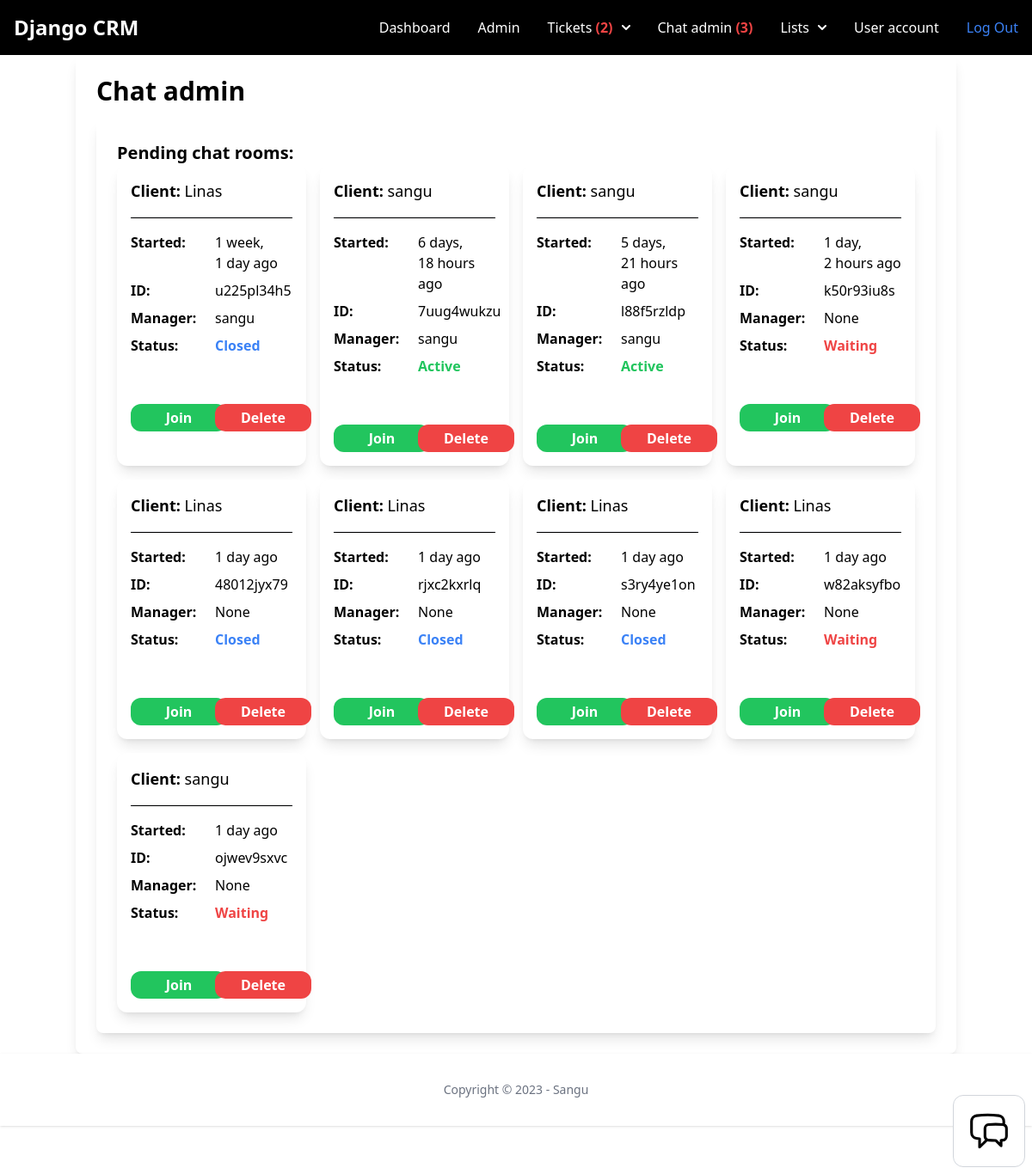
The page /chat-admin (signed in) on the database as committed earlier.
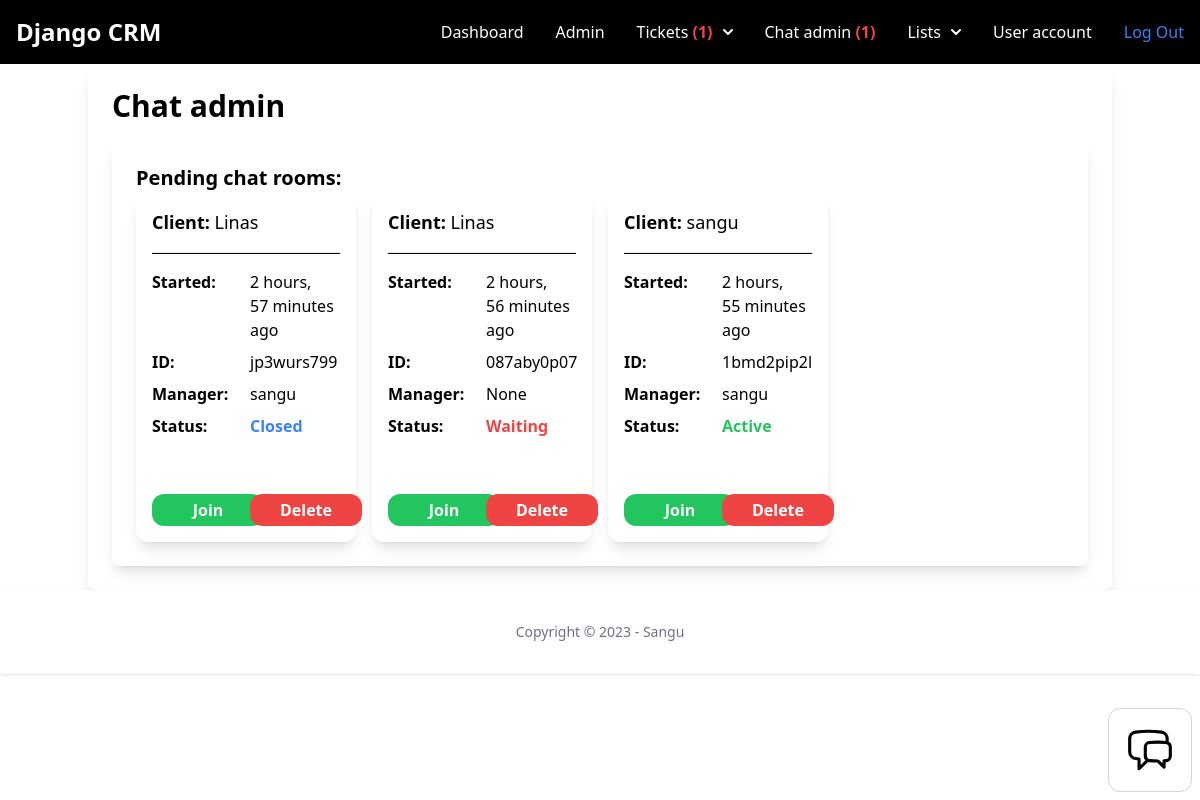
The same page on the database as committed later.
### chat/models.py (models this page shows, shortened)
class Room(models.Model):
    ACTIVE = 'active'
    WAITING = 'waiting'
    CLOSED = 'closed'
    CHOICES_STATUS = (
        (ACTIVE, 'Active'),
        (WAITING, 'Waiting'),
        (CLOSED, 'Closed'),
    )
    uuid = models.CharField(max_length=255)
    chat_user = models.CharField(max_length=255)
    agent = models.ForeignKey(User, related_name='rooms', blank=True, null=True, on_delete=models.SET_NULL)
    messages = models.ManyToManyField(Message, blank=True)
    url = models.CharField(max_length=255, blank=True, null=True)
    status = models.CharField(max_length=15, choices=CHOICES_STATUS, default=WAITING)
    created_at = models.DateTimeField(auto_now_add=True)
    class Meta:
        ordering = ('created_at',)

### user/models.py (models this page shows)
class User(AbstractUser):
    phone = models.TextField(blank=True, null=True)
    is_customer = models.BooleanField(default=True)
    is_manager = models.BooleanField(default=False)

### chat/views.py (the view)
# urls.py: path('chat-admin', views.chat_admin, name='admin'),
@login_required
def chat_admin(request):
    rooms = Room.objects.all()
    users = User.objects.all()
    return render(request, 'chat/admin.html', {
        'rooms': rooms,
        'users': users,
    })

### chat/context_processors.py (called while the page is built)
def chat_waiting(request):
    waiting_chat = Room.objects.filter(status='waiting')
    return {'waiting_chat': waiting_chat}

### team/context_processors.py (called while the page is built)
def active_team(request):
    if request.user.is_authenticated:
        if request.user.userprofile.active_team:
            active_team = request.user.userprofile.active_team
        else:
            active_team = Team.objects.filter(created_by=request.user)[0]
    else:
        active_team = None
    return {'active_team': active_team}

### ticket/context_processors.py (called while the page is built)
def pending_tickets(request):
    pending_tickets = 0
    if request.user.is_authenticated:
        if request.user.is_manager:
            pending_tickets = Ticket.objects.filter(status='pending')
        else:
            pending_tickets = pending_tickets
    else:
        pending_tickets = pending_tickets
    return {'pending_tickets': pending_tickets}

def workspace_tickets(request):
    if request.user.is_authenticated:
        workspace_tickets = Ticket.objects.filter(assign_to=request.user, is_resolved=False)
    else:
        workspace_tickets = 0
    return {'workspace_tickets': workspace_tickets}

### chat/templates/chat/admin.html (shortened to what this page needs)
{% extends 'app/base.html'  %}
{% block content %}
<div class="container mx-auto shadow-lg rounded-lg py-6 px-6">
    <h1 class="mb-4 font-semibold text-3xl">Chat admin</h1>
    <div class="container mx-auto shadow-lg rounded-lg py-6 px-6">
        <h1 class="text-xl font-semibold">Pending chat rooms:</h1>
        <div class="grid md:grid-cols-4 gap-4">
            {% for room in rooms %}
            <div class="p-4 rounded-xl bg-white shadow-lg rounded-lg">
                <h3 class="mb-4 text-lg"><b>Client: </b>{{ room.chat_user }}</h3>
                <hr class="my-4 h-0.5 bg-black">
                <div class="grid md:grid-cols-2 gap-2">
                    <p class="font-semibold">Started: </p>{{ room.created_at|timesince }} ago<br>
                    <p class="font-semibold">ID: </p>{{ room.uuid }}<br>
                    <p class="font-semibold">Manager: </p>{% firstof room.agent.username 'None' %}<br>
                    <p class="font-semibold">Status: </p>
                    {% if room.status == 'waiting' %}
                    <span class="font-semibold text-red-500">
                        {{ room.get_status_display }}
                    </span><br>
                    {% elif room.status == 'active' %}
                    <span class="font-semibold text-green-500">
                        {{ room.get_status_display }}
                    </span><br>
                    {% elif room.status == 'closed' %}
                    <span class="font-semibold text-blue-500">
                        {{ room.get_status_display }}
                    </span><br>
                    {% endif %}
                </div>
                <br />
                <div class="grid md:grid-cols-2 gap-2">
                    <div><a href="{% url 'chat:room' room.uuid %}" class="inline-block w-28 text-center py-1 px-6 bg-green-500 rounded-xl font-semibold text-white">Join</a></div>
                    <div class="text-right"><a href="{% url 'chat:delete' room.uuid %}" class="inline-block w-28 text-center py-1 px-6 bg-red-500 rounded-xl font-semibold text-white">Delete</a></div>
                </div>
                </div>
                {% empty %}
                <p>You have no chat rooms</p>
                {% endfor %}
            </div>
    </div>
    </div>
    {% endblock %}

### app/templates/app/base.html (shortened to what this page needs)
{% load static %}
<!doctype html>
<html lang="en">
<head>
    <link rel="stylesheet" type="text/css" href="{% static 'src/output.css' %}">
    <script src="https://cdn.tailwindcss.com"></script>
</head>
<body>
    <nav class="bg-black border-gray-200 dark:bg-black dark:border-gray-700">
        <div class="max-w-screen-xl flex flex-wrap items-center justify-between mx-auto p-4">
            <a href="/" class="flex items-center">
                <span class="self-center text-2xl font-semibold whitespace-nowrap text-white">Django CRM</span>
            </a>
            <div class="hidden w-full md:block md:w-auto" id="navbar-multi-level">
                <ul class="flex flex-col font-medium p-4 md:p-0 mt-4 border border-gray-100 rounded-lg bg-black md:flex-row md:space-x-8 md:mt-0 md:border-0 md:bg-black bg-gray-800 md:bg-black dark:border-gray-700 text-white">
                    <li>
                        <a href="{% url 'dashboard:index' %}" class="block py-2 pl-3 pr-4 text-white rounded hover:bg-gray-100 md:hover:bg-transparent md:border-0 md:hover:text-blue-700 md:p-0 dark:text-white md:dark:hover:text-blue-500 dark:hover:bg-gray-700 dark:hover:text-white md:dark:hover:bg-transparent">Dashboard</a>
                    </li>
                    {% if request.user.is_staff %}
                    <li>
                        <a href="/admin" class="block py-2 pl-3 pr-4 text-white rounded hover:bg-gray-100 md:hover:bg-transparent md:border-0 md:hover:text-blue-700 md:p-0 dark:text-white md:dark:hover:text-blue-500 dark:hover:bg-gray-700 dark:hover:text-white md:dark:hover:bg-transparent">Admin</a>
                    </li>
                    {% endif %}
                    {% if request.user.is_authenticated %}
                    {% if request.user.is_manager %}
                    <li>
                        <button id="dropdownNavbrLink" data-dropdown-toggle="dropdownNavbar" class="flex items-center justify-between w-full py-2 pl-3 pr-4  text-gray-700 border-b border-gray-100 hover:bg-gray-50 md:hover:bg-transparent md:border-0 md:hover:text-blue-700 md:p-0 md:w-auto text-white md:dark:hover:text-blue-500 dark:focus:text-white dark:border-gray-700 dark:hover:bg-gray-700 md:dark:hover:bg-transparent">
                            Tickets&nbsp; {% if pending_tickets.count > 0 %} <span class="text-red-500 font-bold"> ({{ pending_tickets.count }}) {% endif %}</span><svg class="w-2.5 h-2.5 ml-2.5" aria-hidden="true" xmlns="http://www.w3.org/2000/svg" fill="none" viewBox="0 0 10 6">
                                <path stroke="currentColor" stroke-linecap="round" stroke-linejoin="round" stroke-width="2" d="m1 1 4 4 4-4" />
                            </svg>
                        </button>
                    </li>
                    {% endif %}
                    {% endif %}
                    {% if request.user.is_manager %}
                    <li>
                        <a href="{% url 'chat:admin' %}" class="block py-2 pl-3 pr-4 text-white rounded hover:bg-gray-100 md:hover:bg-transparent md:border-0 md:hover:text-blue-700 md:p-0 dark:text-white md:dark:hover:text-blue-500 dark:hover:bg-gray-700 dark:hover:text-white md:dark:hover:bg-transparent">Chat admin {% if waiting_chat.count > 0 %} <span class="text-red-500 font-bold">({{ waiting_chat.count }}) {% endif %}</span></a>
                    </li>
                    <li>
                        <button id="dropdownNavbarLink" data-dropdown-toggle="dropdownNavbar_lists" class="flex items-center justify-between w-full py-2 pl-3 pr-4  text-white border-b border-gray-100 hover:bg-gray-50 md:hover:bg-transparent md:border-0 md:hover:text-blue-700 md:p-0 md:w-auto dark:text-white md:dark:hover:text-blue-500 dark:focus:text-white dark:border-gray-700 dark:hover:bg-gray-700 md:dark:hover:bg-transparent">
                            Lists <svg class="w-2.5 h-2.5 ml-2.5" aria-hidden="true" xmlns="http://www.w3.org/2000/svg" fill="none" viewBox="0 0 10 6">
                                <path stroke="currentColor" stroke-linecap="round" stroke-linejoin="round" stroke-width="2" d="m1 1 4 4 4-4" />
                            </svg>
                        </button>
                    </li>
                    {% endif %}
                    {% if request.user.is_authenticated %}
                    <li>
                        <a href="{% url 'userprofile:user_account' %}" class="block py-2 pl-3 pr-4 text-white rounded hover:bg-gray-100 md:hover:bg-transparent md:border-0 md:hover:text-blue-700 md:p-0 dark:text-white md:dark:hover:text-blue-500 dark:hover:bg-gray-700 dark:hover:text-white md:dark:hover:bg-transparent">User account</a>
                    </li>
                    {% endif %}
                    {% if request.user.is_authenticated %}
                    <li>
                        <a href="{% url 'logout' %}" class="block py-2 pl-3 pr-4 text-white bg-blue-700 rounded md:bg-transparent md:text-blue-500 md:p-0 md:dark:text-blue-400 dark:bg-blue-600 md:dark:bg-transparent" aria-current="page">Log Out</a>
                    </li>
                    {% endif %}
                </ul>
            </div>
        </div>
    </nav>
    {% block content %}
    {% endblock%}
    {% include 'chat/chat_bubble.html' %}
    <footer class="bg-white shadow dark:bg-black">
        <div class="w-full max-w-screen-xl mx-auto p-4 md:py-8">
            <span class="block text-sm text-gray-500 sm:text-center dark:text-gray-400">Copyright © 2023 - Sangu</span>
        </div>
    </footer>
    <footer class="py-3 my-4">
    </footer>
</body>
</html>

### chat/templates/chat/chat_bubble.html (shortened to what this page needs)
<div id="chat" class="max-w-[300px] fixed right-2 bottom-2 p-4 bg-white border border-gray-300 rounded-xl">
    <div id="chat_icon">
        <button id="chat_open" class="w-[50px] flex items-center" title = "Open_chat">
        </button>
    </div>
</div>

Rows that differ between the two databases and show on the page:
removed Room: chat_user "Linas", created_at "1 week, 1 day", uuid "u225pl34h5", agent.username "sangu", status "Closed"
removed Room: chat_user "sangu", created_at "6 days, 18 hours", uuid "7uug4wukzu", agent.username "sangu", status "Active"
removed Room: chat_user "sangu", created_at "5 days, 21 hours", uuid "l88f5rzldp", agent.username "sangu", status "Active"
removed Room: chat_user "sangu", created_at "1 day, 2 hours", uuid "k50r93iu8s", agent "None", status "Waiting"
removed Room: chat_user "Linas", created_at "1 day", uuid "48012jyx79", agent "None", status "Closed"
removed Room: chat_user "Linas", created_at "1 day", uuid "rjxc2kxrlq", agent "None", status "Closed"
removed Room: chat_user "Linas", created_at "1 day", uuid "s3ry4ye1on", agent "None", status "Closed"
removed Room: chat_user "Linas", created_at "1 day", uuid "w82aksyfbo", agent "None", status "Waiting"
removed Room: chat_user "sangu", created_at "1 day", uuid "ojwev9sxvc", agent "None", status "Waiting"
added Room: chat_user "Linas", created_at "2 hours, 57 minutes", uuid "jp3wurs799", agent.username "sangu", status "Closed"
added Room: chat_user "Linas", created_at "2 hours, 56 minutes", uuid "087aby0p07", agent "None", status "Waiting"
added Room: chat_user "sangu", created_at "2 hours, 55 minutes", uuid "1bmd2pip2l", agent.username "sangu", status "Active"
Other text that changed with them:
{{ pending_tickets.count }}: "2" → "1"
{{ waiting_chat.count }}: "3" → "1"
